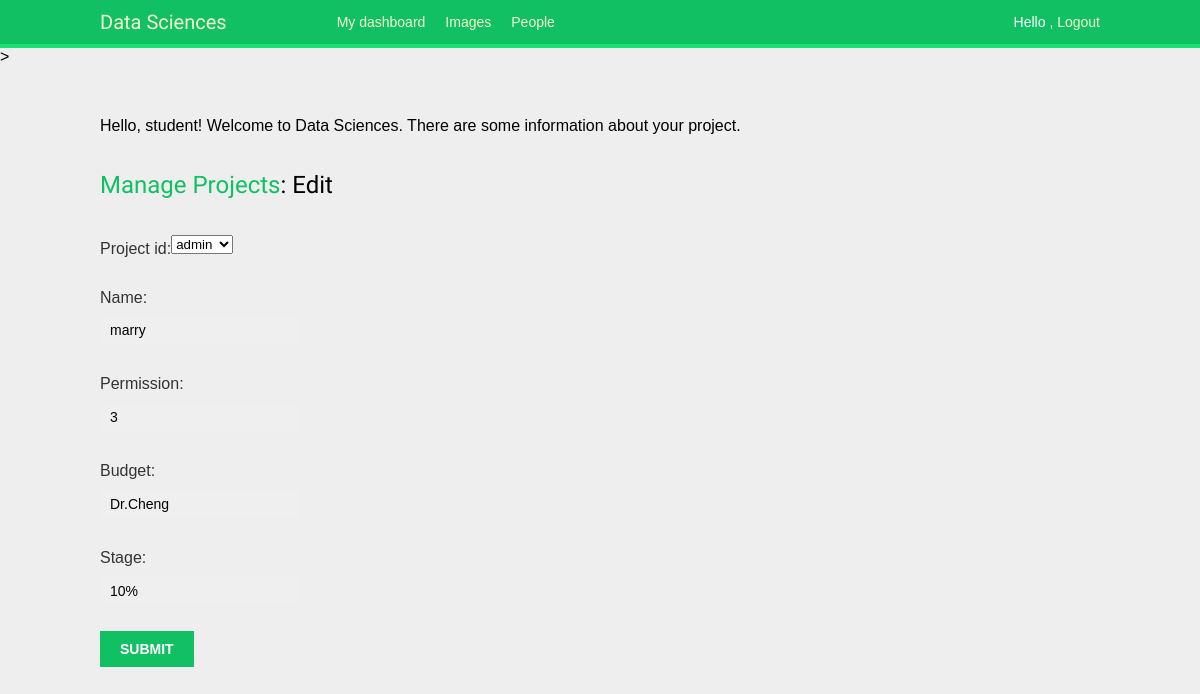
Before: /admin_access/edit/1 (signed in) with the older database file.
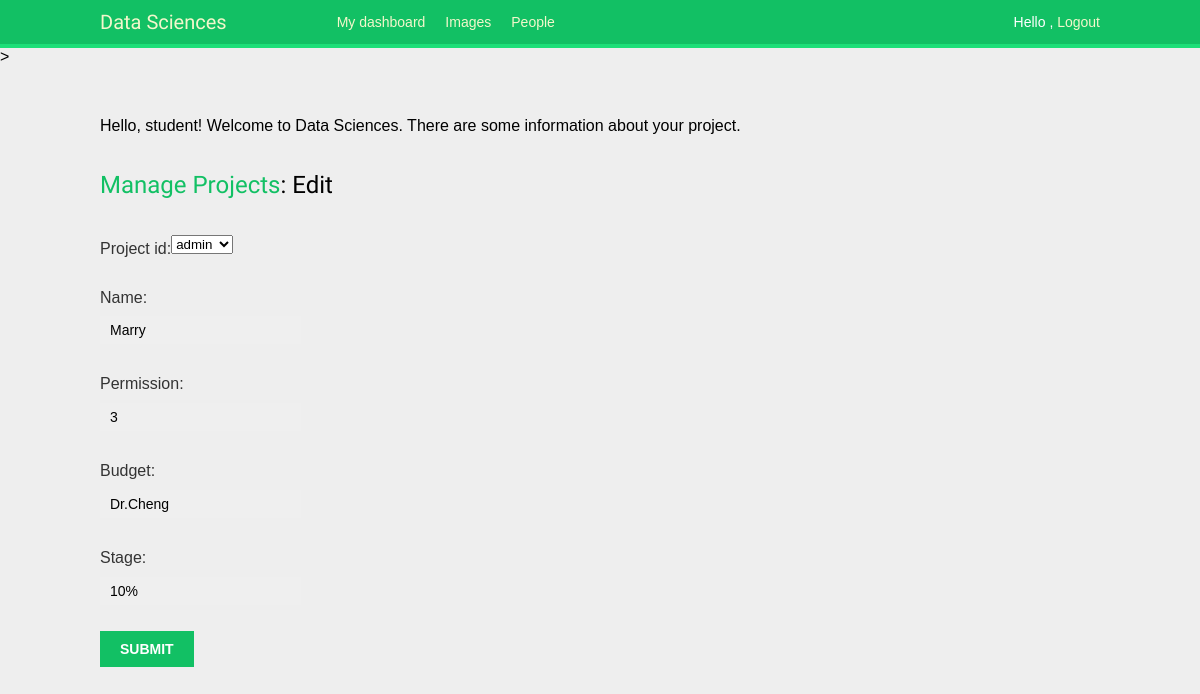
After: the same page with the newer database file.
### admin_access/models.py (models this page shows, shortened)
class Project(models.Model):
    project_id = models.ForeignKey(settings.AUTH_USER_MODEL, on_delete=models.CASCADE)
    name = models.CharField(max_length=50)
    permission = models.CharField (max_length=50)
    budget = models.CharField(max_length=200)
    stage = models.CharField(max_length=50)

### admin_access/views.py (the view)
@login_required
def admin_update(request, pk, template_name='admin_access/project_form.html'):
    if request.user.is_superuser:
        project= get_object_or_404(Project, pk=pk)
    else:
        project= get_object_or_404(Project, pk=pk, user=request.user)
    form = ProjectForm(request.POST or None, instance=project)
    if form.is_valid():
        form.save()
        return redirect('admin_access:aa_list')
    return render(request, template_name, {'form':form})

### admin_access/views.py
class ProjectForm(ModelForm):
    class Meta:
        model = Project
        fields = ['project_id','name', 'permission', 'budget', 'stage']

### admin_access/templates/admin_access/project_form.html (shortened to what this page needs)
{% extends "base.html" %}
{% load staticfiles %}
{% block content %}
<head>
</head>
<body>
<p>Hello, student! Welcome to Data Sciences. There are some information about your project.</p>
<h2><a href="{% url 'admin_access:aa_list' %}">Manage Projects</a>: Edit</h2>
<form method="post">{% csrf_token %}
    {{ form.as_p }}
    <input type="submit" value="Submit" />
</form>
{% endblock %}

Changed rows visible on the page:
changed Project "admin": name "marry" → "Marry"
